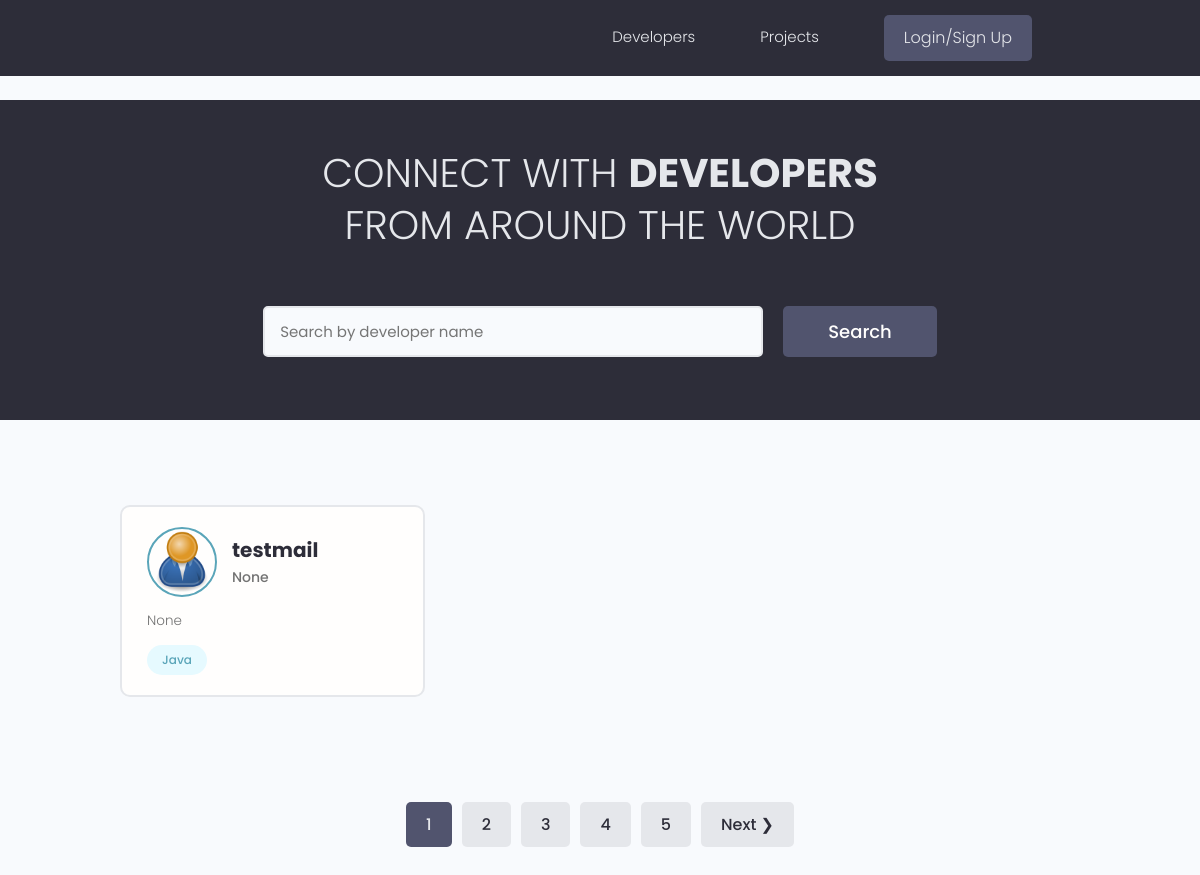
Before: / with the older database file.
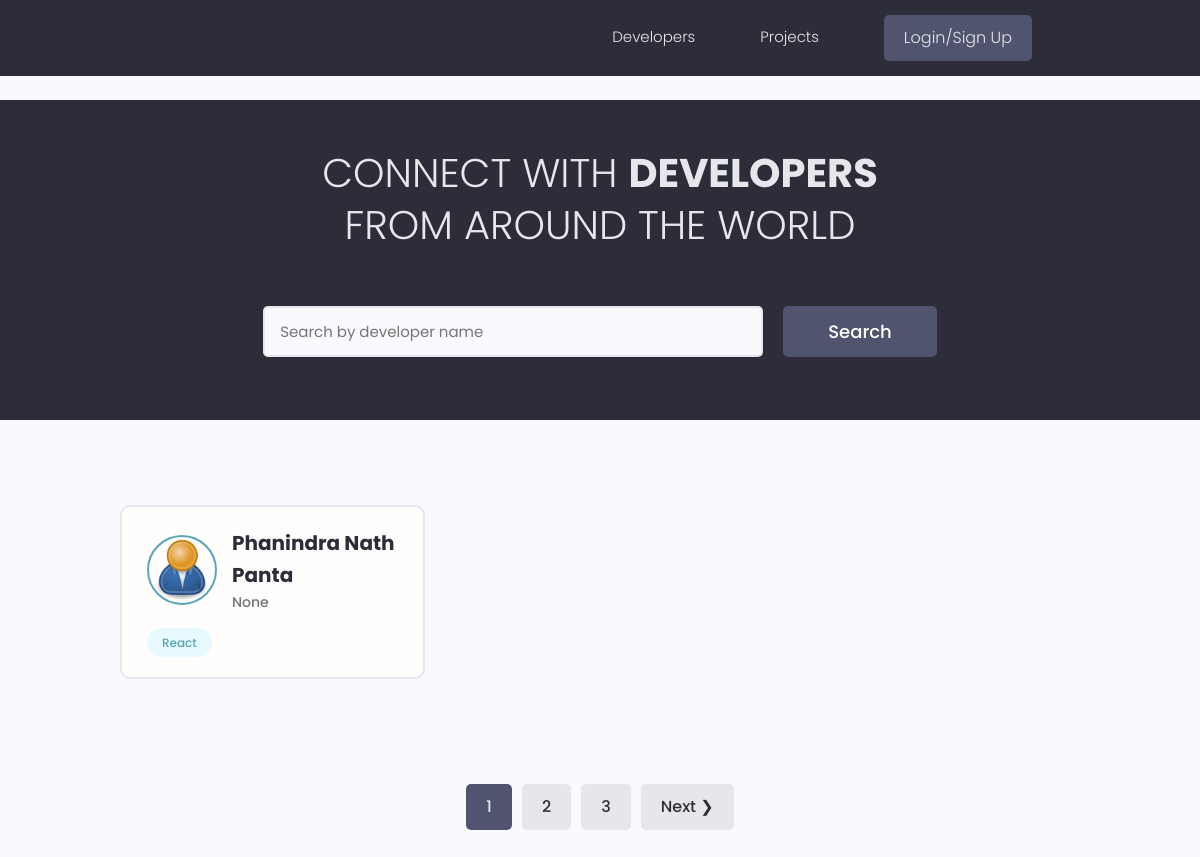
After: the same page with the newer database file.
### users/models.py (models this page shows, shortened)
class Profile(models.Model):
    user = models.OneToOneField(User, on_delete=models.CASCADE, null=True, blank=True)
    name = models.CharField(max_length=200, blank=True, null=True)
    email = models.EmailField(max_length=500, blank=True, null=True)
    username = models.CharField(max_length=200, null=True, blank=True)
    location = models.CharField(max_length=200, null=True, blank=True)
    short_intro = models.CharField(max_length=400, blank=True, null=True)
    bio = models.TextField(blank=True, null=True)
    profile_image = models.ImageField(null=True, blank=True, upload_to='profiles/', default='profiles/user-default.png')
    social_github = models.CharField(max_length=200, blank=True, null=True)
    social_twitter = models.CharField(max_length=200, blank=True, null=True)
    social_linkedin = models.CharField(max_length=200, blank=True, null=True)
    social_website = models.CharField(max_length=200, blank=True, null=True)
    social_youtube = models.CharField(max_length=200, blank=True, null=True)
    created = models.DateTimeField(auto_now_add=True)
    id = models.UUIDField(default=uuid.uuid4, unique=True, editable=False, primary_key=True)

class Skill(models.Model):
    owner = models.ForeignKey(Profile, on_delete=models.CASCADE, null=True, blank=True)
    name = models.CharField(max_length=200, blank=True, null=True)
    description = models.TextField(null=True, blank=True)
    created = models.DateTimeField(auto_now_add=True)
    id = models.UUIDField(default=uuid.uuid4, unique=True, primary_key=True, editable=False)
    def __str__(self):
        return str(self.name)

### users/views.py (the view)
# urls.py: path('', views.profiles, name='profiles'),
def profiles(request):
    profiles, search_query = searchProfiles(request)
    custom_range, profiles = paginateProfiles(request, profiles, 1)
    context = {
        'profiles' : profiles,
        'search_query' : search_query,
        'custom_range' : custom_range
    }
    return render(request, 'users/profiles.html', context)

### users/utils.py (called while the page is built)
def paginateProfiles(request, profiles, results):
    page = request.GET.get('page')
    paginator = Paginator(profiles, results)
    try:
        profiles = paginator.page(page)
    except PageNotAnInteger:
        page = 1
        profiles = paginator.page(page)
    except EmptyPage:
        page = paginator.num_pages
        profiles = paginator.page(page)
    leftIndex = (int(page) - 4)
    if leftIndex < 1:
        leftIndex = 1
    rightIndex = (int(page) + 5)
    if rightIndex > paginator.num_pages:
        rightIndex = paginator.num_pages + 1
    custom_range = range(leftIndex, rightIndex)
    return custom_range, profiles

def searchProfiles(request):
    search_query = ''
    if request.GET.get('search_query'):
        search_query = request.GET.get('search_query')
    skills = Skill.objects.filter(name__icontains=search_query)
    profiles = Profile.objects.distinct().filter(Q(name__icontains=search_query) | Q(short_intro__icontains=search_query) | Q(skill__in=skills))
    return profiles, search_query

### users/templates/users/profiles.html (shortened to what this page needs)
{% extends 'main.html' %}
{% block content %}
<main class="home">
    <section class="hero-section text-center">
      <div class="container container--narrow">
        <div class="hero-section__box">
          <h2>CONNECT WITH <span>DEVELOPERS</span></h2>
          <h2>FROM AROUND THE WORLD</h2>
        </div>
        <div class="hero-section__search">
          <form id="searchForm" class="form" action="{% url 'profiles' %}" method="get">
            <div class="form__field">
              <input class="input input--text" id="formInput#search" type="text" name="search_query" value="{{ search_query }}"
                placeholder="Search by developer name" />
            </div>
            <input class="btn btn--sub btn--lg" type="submit" value="Search" />
          </form>
        </div>
      </div>
    </section>
    <section class="devlist">
      <div class="container">
        <div class="grid grid--three">
            {% for profile in profiles %}
            <div class="column card">
                <div class="dev">
                    <a href="{% url 'user-profile' profile.id %}" class="card__body">
                        <div class="dev__profile">
                        <img class="avatar avatar--md" src="{{ profile.profile_image.url }}" alt="image" />
                        <div class="dev__meta">
                            <h3>{{ profile.name }}</h3>
                            <h5>{{ profile.short_intro|slice:"60" }}</h5>
                        </div>
                        </div>
                        <p class="dev__info">{{ profile.bio|slice:"150" }}</p>
                        <div class="dev__skills">
                            {% for skill in profile.skill_set.all|slice:"5" %}
                            <span class="tag tag--pill tag--main">
                                <small>{{ skill }}</small>
                            </span>
                            {% endfor %}
                        </div>
                    </a>
                </div>
            </div>
            {% endfor %}
        </div>
      </div>
    </section>
    {% include 'pagination.html' with queryset=profiles custom_range=custom_range %}
</main>
{% endblock content %}

Changed rows visible on the page:
removed Profile: profile_image (placeholder picture), name "testmail", short_intro "None", bio "None"
removed Skill: name "Java", shown under "testmail"
added Profile: profile_image (placeholder picture), name "Phanindra Nath Panta", short_intro "None"
added Skill: name "React", shown under "Phanindra Nath Panta"
Other visible differences:
list line gone: "4"
list line gone: "5"
